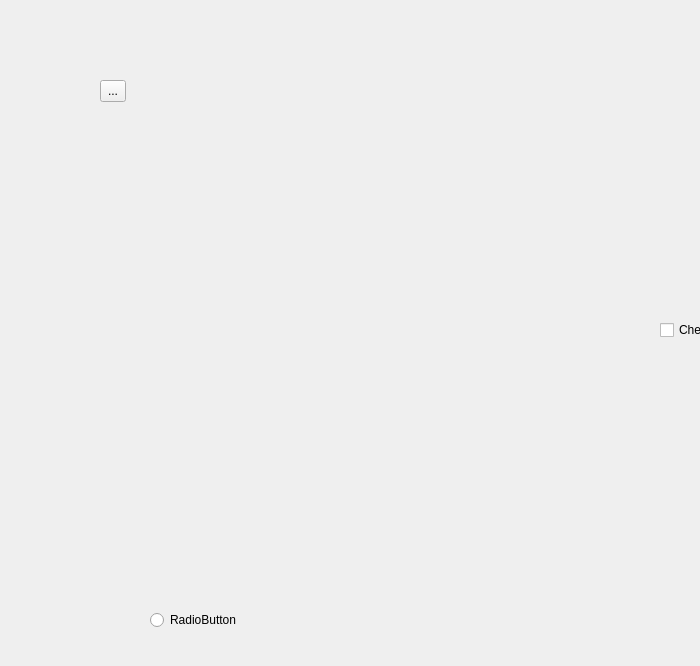
<?xml version="1.0" encoding="UTF-8"?>
<ui version="4.0">
 <class>ActionsWidget</class>
 <widget class="QWidget" name="ActionsWidget">
  <property name="geometry">
   <rect>
    <x>0</x>
    <y>0</y>
    <width>700</width>
    <height>666</height>
   </rect>
  </property>
  <property name="windowTitle">
   <string>Form</string>
  </property>
  <widget class="QToolButton" name="toolButton">
   <property name="geometry">
    <rect>
     <x>100</x>
     <y>80</y>
     <width>26</width>
     <height>22</height>
    </rect>
   </property>
   <property name="text">
    <string>...</string>
   </property>
  </widget>
  <widget class="QRadioButton" name="radioButton">
   <property name="geometry">
    <rect>
     <x>150</x>
     <y>610</y>
     <width>100</width>
     <height>20</height>
    </rect>
   </property>
   <property name="text">
    <string>RadioButton</string>
   </property>
  </widget>
  <widget class="QCheckBox" name="checkBox">
   <property name="geometry">
    <rect>
     <x>660</x>
     <y>320</y>
     <width>86</width>
     <height>20</height>
    </rect>
   </property>
   <property name="text">
    <string>CheckBox</string>
   </property>
  </widget>
 </widget>
 <resources/>
 <connections/>
</ui>
